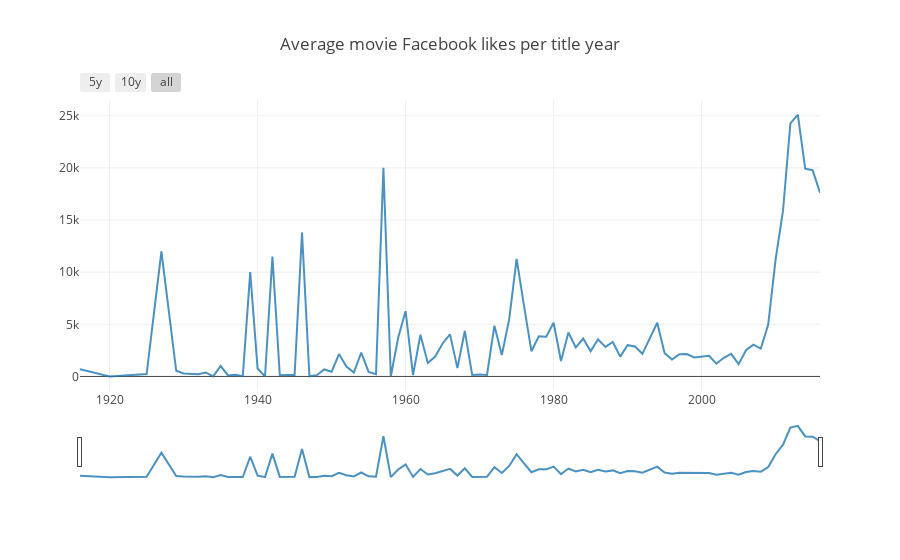

The cell this chart's notebook holds for it:
### Code cell
trace = Scatter(
    x=title_year.index,
    y=title_year['movie_facebook_likes'],
    opacity = 0.8)

data = [trace]

layout = dict(
    title='Average movie Facebook likes per title year',
    xaxis=dict(
        rangeselector=dict(
            buttons=list([
                dict(count=5,
                     label='5y',
                     step='year',
                     stepmode='backward'),
                dict(count=10,
                     label='10y',
                     step='year',
                     stepmode='backward'),
                dict(step='all')
            ])
        ),
        rangeslider=dict(),
        type='date',
        tickformat='%Y'
    )
)

fig = dict(data=data, layout=layout)
iplot(fig, filename = "Average movie Facebook likes with Rangeslider")

### Figure 1 — Plotly figure (JSON) as saved in the notebook; plotly's stock layout.template omitted (floating-point values rounded to 4 significant figures)
{"data": [{"opacity": 0.8, "type": "scatter", "x": [1916, 1920, 1925, 1927, 1929, 1930, 1932, 1933, 1934, 1935, 1936, 1937, 1938, 1939, 1940, 1941, 1942, 1943, 1944, 1945, 1946, 1947, 1948, 1949, 1950, 1951, 1952, 1953, 1954, 1955, 1956, 1957, 1958, 1959, 1960, 1961, 1962, 1963, 1964, 1965, 1966, 1967, 1968, 1969, 1970, 1971, 1972, 1973, 1974, 1975, 1976, 1977, 1978, 1979, 1980, 1981, 1982, 1983, 1984, 1985, 1986, 1987, 1988, 1989, 1990, 1991, 1992, 1993, 1994, 1995, 1996, 1997, 1998, 1999, 2000, 2001, 2002, 2003, 2004, 2005, 2006, 2007, 2008, 2009, 2010, 2011, 2012, 2013, 2014, 2015, 2016], "y": [691, 0, 226, 12000, 546.5, 279, 213, 383.5, 0, 1000, 102, 168.5, 30, 10000, 756.8, 0, 11500, 116, 144, 142.2, 13801, 14.67, 123, 672.5, 456, 2146, 948.5, 366.2, 2275.0, 431.5, 216, 20000, 0, 3733.0, 6269.0, 122.4, 4000, 1290, 1911, 3160.0, 4035.0, 800, 4363.0, 134.2, 186.3, 139.5, 4866, 2057.0, 5497.0, 11270, 6791, 2411.0, 3850.0, 3818.0, 5149.0, 1476.0, 4212.0, 2789.0, 3637.0, 2409.0, 3560.0, 2830.0, 3309.0, 1898.0, 2999.0, 2874.0, 2169.0, 3745.0, 5148.0, 2241.0, 1626.0, 2136.0, 2154.0, 1820.0, 1893.0, 1984.0, 1218.0, 1791.0, 2164.0, 1183.0, 2510.0, 3047.0, 2674.0, 4971.0, 11230.0, 15890.0, 24260.0, 25120.0, 19930.0, 19780.0, 17610.0]}], "layout": {"title": "Average movie Facebook likes per title year", "xaxis": {"rangeselector": {"buttons": [{"count": 5, "label": "5y", "step": "year", "stepmode": "backward"}, {"count": 10, "label": "10y", "step": "year", "stepmode": "backward"}, {"step": "all"}]}, "rangeslider": {}, "tickformat": "%Y", "type": "date"}}}
